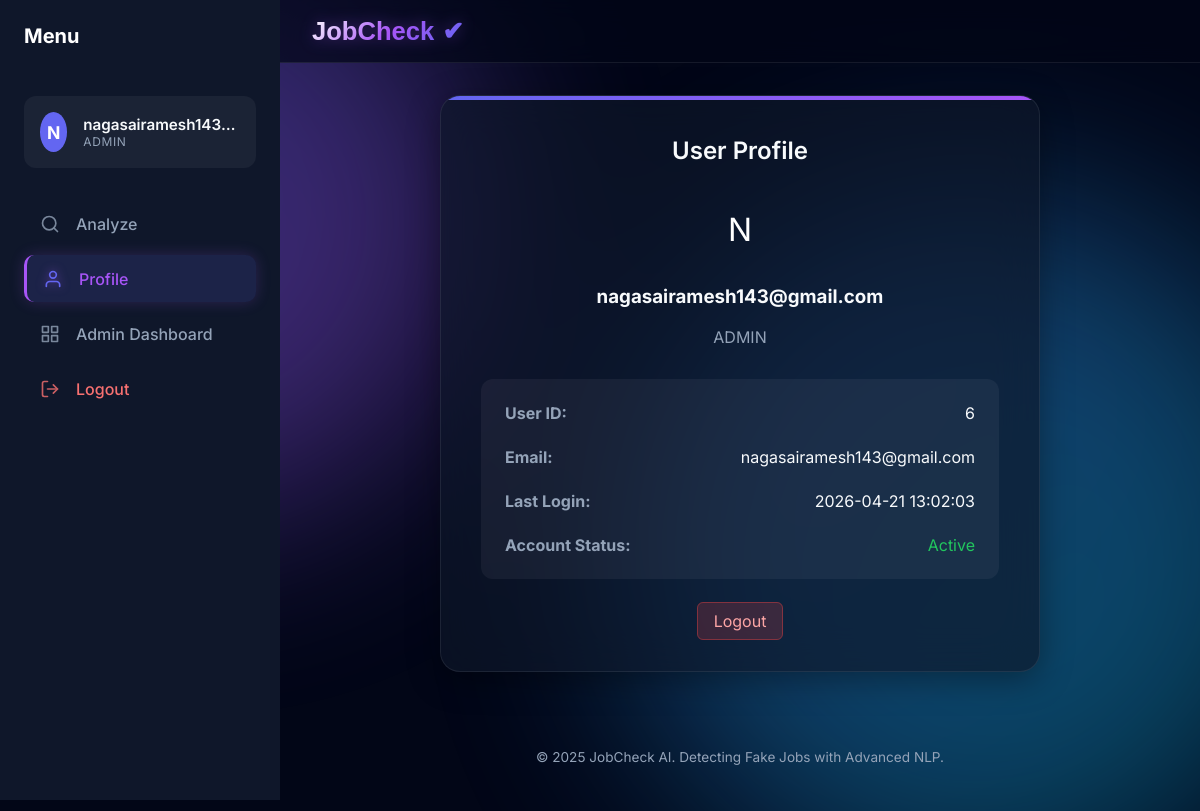
Screenshot of /profile (signed in) with the database file from the repository.
### tables this page shows
CREATE TABLE users
                 (id INTEGER PRIMARY KEY AUTOINCREMENT, username TEXT UNIQUE, password TEXT, role TEXT DEFAULT 'USER', last_login TEXT, name TEXT, fullname TEXT);

### App/routes.py (the view)
@bp.route("/profile")
def profile():
    if 'user_id' not in session:
        return redirect(url_for("main.login"))
    conn = get_db_connection()
    c = conn.cursor()
    c.execute("SELECT * FROM users WHERE id = ?", (session['user_id'],))
    user = c.fetchone()
    conn.close()
    if not user:
        return redirect(url_for("main.logout"))
    return render_template("profile.html", user=user)

### App/database.py (called while the page is built)
def get_db_connection():
    conn = sqlite3.connect(Config.DB_PATH)
    conn.row_factory = sqlite3.Row
    return conn

### Templates/profile.html (shortened to what this page needs)
{% extends "base.html" %}
{% block content %}
<div class="auth-box" style="max-width: 600px;">
    <h2>User Profile</h2>
    <div style="text-align: center; margin-bottom: 2rem;">
        <div
            style="width: 80px; height: 80px; background: var(--secondary-color); border-radius: 50%; display: flex; align-items: center; justify-content: center; margin: 0 auto; font-size: 2rem; color: white;">
            {{ user['username'][0].upper() }}
        </div>
        <h3 style="margin-top: 1rem;">{{ user['username'] }}</h3>
        <p style="color: var(--text-muted);">{{ user['role'] }}</p>
    </div>
    <div style="background: rgba(255, 255, 255, 0.05); padding: 1.5rem; border-radius: 12px; margin-bottom: 2rem;">
        <div
            style="display: flex; justify-content: space-between; margin-bottom: 1rem; border-bottom: 1px solid var(--glass-border); padding-bottom: 0.5rem;">
            <strong style="color: var(--text-muted);">User ID:</strong>
            <span>{{ user['id'] }}</span>
        </div>
        <div
            style="display: flex; justify-content: space-between; margin-bottom: 1rem; border-bottom: 1px solid var(--glass-border); padding-bottom: 0.5rem;">
            <strong style="color: var(--text-muted);">Email:</strong>
            <span>{{ user['username'] }}</span>
        </div>
        <div
            style="display: flex; justify-content: space-between; margin-bottom: 1rem; border-bottom: 1px solid var(--glass-border); padding-bottom: 0.5rem;">
            <strong style="color: var(--text-muted);">Last Login:</strong>
            <span>{{ user['last_login'] if user['last_login'] else 'Recently' }}</span>
        </div>
        <div style="display: flex; justify-content: space-between;">
            <strong style="color: var(--text-muted);">Account Status:</strong>
            <span class="text-success">Active</span>
        </div>
    </div>
    <div style="text-align: center;">
        <a href="{{ url_for('main.logout') }}" class="btn-danger">Logout</a>
    </div>
</div>
{% endblock %}

### Templates/base.html (shortened to what this page needs)
<!DOCTYPE html>
<html lang="en">
<head>
    <link rel="stylesheet" href="{{ url_for('static', filename='styles.css') }}">
</head>
<body>
    <div class="background-shapes">
        <div class="shape shape-2"></div>
    </div>
    <nav class="navbar">
        <div class="container navbar-content">
            <a href="/" class="brand">
                JobCheck <span class="check-icon">✔</span>
            </a>
        </div>
    </nav>
    <aside class="sidebar">
        <div class="sidebar-header">
            <h3>Menu</h3>
        </div>
        <div class="sidebar-content">
            {% if session.get('user_id') %}
            <div class="user-info">
                <div class="avatar-placeholder">{{ session.get('username')[0].upper() }}</div>
                <div class="user-details">
                    <span class="username">{{ session.get('username') }}</span>
                    <span class="role">{{ session.get('role') }}</span>
                </div>
            </div>
            <nav class="sidebar-nav">
                <a href="{{ url_for('main.ui_predict') }}"
                    class="sidebar-link {{ 'active' if request.endpoint == 'main.ui_predict' }}">
                    <svg xmlns="http://www.w3.org/2000/svg" width="20" height="20" viewBox="0 0 24 24" fill="none"
                        stroke="currentColor" stroke-width="2" stroke-linecap="round" stroke-linejoin="round">
                        <circle cx="11" cy="11" r="8"></circle>
                        <line x1="21" y1="21" x2="16.65" y2="16.65"></line>
                    </svg>
                    Analyze
                </a>
                <a href="{{ url_for('main.profile') }}"
                    class="sidebar-link {{ 'active' if request.endpoint == 'main.profile' }}">
                    <svg xmlns="http://www.w3.org/2000/svg" width="20" height="20" viewBox="0 0 24 24" fill="none"
                        stroke="currentColor" stroke-width="2" stroke-linecap="round" stroke-linejoin="round">
                        <path d="M20 21v-2a4 4 0 0 0-4-4H8a4 4 0 0 0-4 4v2"></path>
                        <circle cx="12" cy="7" r="4"></circle>
                    </svg>
                    Profile
                </a>
                {% if session.get('role') == 'ADMIN' %}
                <a href="{{ url_for('main.admin') }}"
                    class="sidebar-link {{ 'active' if request.endpoint == 'main.admin' }}">
                    Admin Dashboard
                </a>
                {% endif %}
                <a href="{{ url_for('main.logout') }}" class="sidebar-link logout">
                    Logout
                </a>
            </nav>
            {% endif %}
        </div>
    </aside>
    <div class="main-content">
        <div class="container" style="display: flex; flex-direction: column; align-items: center; width: 100%;">
            {% block content %}{% endblock %}
        </div>
    </div>
    <footer class="footer">
        <p>&copy; 2025 JobCheck AI. Detecting Fake Jobs with Advanced NLP.</p>
    </footer>
</body>
</html>

### rows the page displays
users: get "ADMIN", username "N", username "nagasairamesh143@gmail.com", role "ADMIN", id "6", last_login "2026-04-21 13:02:03"

### other values shown
{{ session.get('username')[0].upper() }} "N"
{{ session.get('username') }} "nagasairamesh143…"
